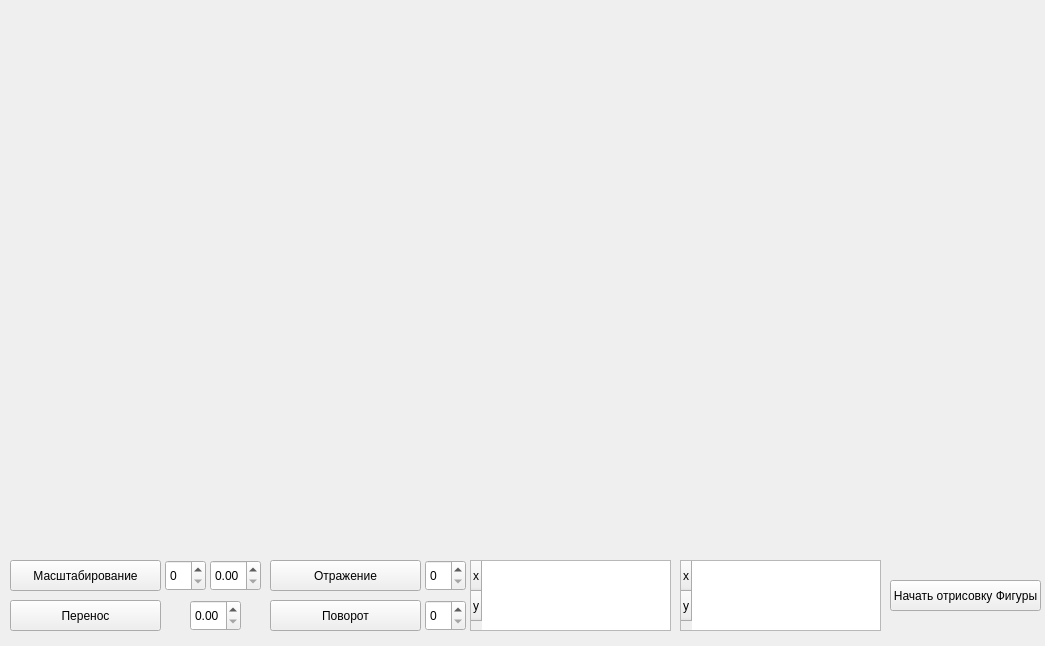
<?xml version="1.0" encoding="UTF-8"?>
<ui version="4.0">
 <class>Form</class>
 <widget class="QWidget" name="Form">
  <property name="geometry">
   <rect>
    <x>0</x>
    <y>0</y>
    <width>1045</width>
    <height>646</height>
   </rect>
  </property>
  <property name="windowTitle">
   <string>Form</string>
  </property>
  <widget class="QPushButton" name="pushButton">
   <property name="geometry">
    <rect>
     <x>890</x>
     <y>580</y>
     <width>151</width>
     <height>31</height>
    </rect>
   </property>
   <property name="text">
    <string>Начать отрисовку Фигуры</string>
   </property>
  </widget>
  <widget class="QPushButton" name="pushButton_2">
   <property name="geometry">
    <rect>
     <x>10</x>
     <y>600</y>
     <width>151</width>
     <height>31</height>
    </rect>
   </property>
   <property name="text">
    <string>Перенос</string>
   </property>
  </widget>
  <widget class="QPushButton" name="pushButton_3">
   <property name="geometry">
    <rect>
     <x>10</x>
     <y>560</y>
     <width>151</width>
     <height>31</height>
    </rect>
   </property>
   <property name="text">
    <string>Масштабирование</string>
   </property>
  </widget>
  <widget class="QPushButton" name="pushButton_4">
   <property name="geometry">
    <rect>
     <x>270</x>
     <y>560</y>
     <width>151</width>
     <height>31</height>
    </rect>
   </property>
   <property name="text">
    <string>Отражение</string>
   </property>
  </widget>
  <widget class="QPushButton" name="pushButton_5">
   <property name="geometry">
    <rect>
     <x>270</x>
     <y>600</y>
     <width>151</width>
     <height>31</height>
    </rect>
   </property>
   <property name="text">
    <string>Поворот</string>
   </property>
  </widget>
  <widget class="QTableWidget" name="tableWidget">
   <property name="geometry">
    <rect>
     <x>470</x>
     <y>560</y>
     <width>201</width>
     <height>71</height>
    </rect>
   </property>
   <row>
    <property name="text">
     <string>x</string>
    </property>
   </row>
   <row>
    <property name="text">
     <string>y</string>
    </property>
   </row>
  </widget>
  <widget class="QTableWidget" name="tableWidget_2">
   <property name="geometry">
    <rect>
     <x>680</x>
     <y>560</y>
     <width>201</width>
     <height>71</height>
    </rect>
   </property>
   <row>
    <property name="text">
     <string>x</string>
    </property>
   </row>
   <row>
    <property name="text">
     <string>y</string>
    </property>
   </row>
  </widget>
  <widget class="QDoubleSpinBox" name="doubleSpinBox">
   <property name="geometry">
    <rect>
     <x>190</x>
     <y>600</y>
     <width>51</width>
     <height>31</height>
    </rect>
   </property>
  </widget>
  <widget class="QSpinBox" name="spinBox">
   <property name="geometry">
    <rect>
     <x>165</x>
     <y>560</y>
     <width>41</width>
     <height>31</height>
    </rect>
   </property>
  </widget>
  <widget class="QDoubleSpinBox" name="doubleSpinBox_2">
   <property name="geometry">
    <rect>
     <x>210</x>
     <y>560</y>
     <width>51</width>
     <height>31</height>
    </rect>
   </property>
  </widget>
  <widget class="QSpinBox" name="spinBox_2">
   <property name="geometry">
    <rect>
     <x>425</x>
     <y>560</y>
     <width>41</width>
     <height>31</height>
    </rect>
   </property>
  </widget>
  <widget class="QSpinBox" name="spinBox_3">
   <property name="geometry">
    <rect>
     <x>425</x>
     <y>600</y>
     <width>41</width>
     <height>31</height>
    </rect>
   </property>
  </widget>
 </widget>
 <resources/>
 <connections/>
</ui>
